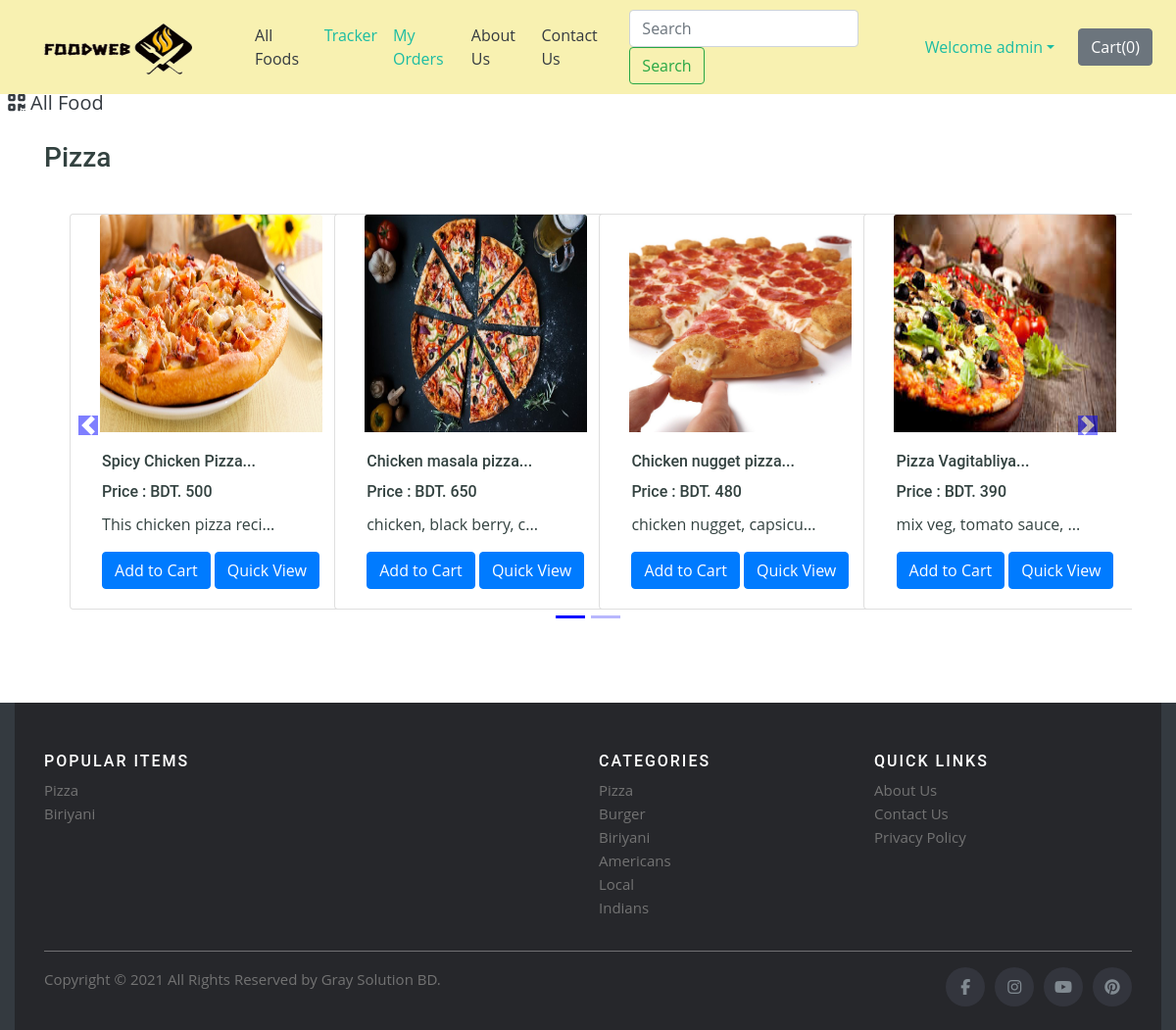
Page /shop/search/?search=Pizza (signed in) on the committed database.
### shop/models.py (models this page shows, shortened)
class Product(models.Model):
    product_id = models.AutoField
    product_name = models.CharField(max_length=50)
    category = models.CharField(max_length=50, default="")
    subcategory = models.CharField(max_length=50, default="")
    price = models.IntegerField(default=0)
    desc = models.CharField(max_length=200)
    pub_date = models.DateField()
    image = models.ImageField(upload_to="shop/images", default="")

### shop/views.py (the view)
# urls.py: path('search/', views.search, name="Search"),
def search(request):
    query = request.GET.get('search')
    allProds = []
    catprods = Product.objects.values('category', 'id')
    cats = {item['category'] for item in catprods}
    for cat in cats:
        prodtemp = Product.objects.filter(category=cat)
        prod = [item for item in prodtemp if searchMatch(query, item)]
        n = len(prod)
        nSlides = n // 4 + ceil((n / 4) - (n // 4))
        if len(prod) != 0:
            allProds.append([prod, range(1, nSlides), nSlides])
    foodweb = {'allProds': allProds, "msg": ""}
    if len(allProds) == 0 or len(query) < 3:
        foodweb = {'msg': "No item available. Please make sure to enter relevant search query"}
    return render(request, 'shop/search.html', foodweb)

### shop/views.py (called while the page is built)
def searchMatch(query, item):
    if query in item.desc.lower() or query in item.product_name.lower() or query in item.category.lower() or query in item.desc or query in item.product_name or query in item.category or query in item.desc.upper() or query in item.product_name.upper() or query in item.category.upper():
        return True
    else:
        return False

### shop/templates/shop/search.html (shortened to what this page needs)
{% extends 'shop/basic.html' %}
{% block body %}
    {% load static %}
    <div>&nbsp;
        <a href="/shop" class="active text-dark"  style="font-size:20px;">
          <i class="fas fa-qrcode"></i>
          <span>All Food</span>
        </a>
    </div>
    <div class="container" id="cont">
        {% for product, range, nSlides in allProds %}
        <h3 class="my-4">{{product.0.category}}</h3>
        <div class="row">
            <div id="demo{{forloop.counter}}" class="col carousel slide my-3" data-ride="carousel">
                <ul class="carousel-indicators">
                    <li data-target="#demo{{forloop.counter}}" data-slide-to="0" class="active"></li>
                    {% for i in range %}
                    <li data-target="#demo{{forloop.parentloop.counter}}" data-slide-to="{{i}}"></li>
                    {% endfor %}
                </ul>
                <div class="container carousel-inner no-padding">
                    <div class="carousel-item active">
                        {% for i in product %}
                        <div class="col-xs-3 col-sm-3 col-md-3">
                            <div class="card align-items-center" style="width: 18rem;">
                                <img src='/media/{{i.image}}' class="card-img-top" alt="...">
                                <div class="card-body">
                                    <h6 class="card-title" id="namepr{{i.id}}">{{i.product_name|slice:"0:20"}}...</h6>
                                     <h6 class="card-title" >Price : BDT. <span id="pricepr{{i.id}}">{{i.price}}</span></h6>
                                    <p class="card-text">{{i.desc|slice:"0:23"}}...</p>
                                    <span id="divpr{{i.id}}" class="divpr">
                                        <button id="pr{{i.id}}" class="btn btn-primary cart">Add to Cart</button>
                                    </span>
                                    <a href="/shop/productView/{{i.id}}"> <button id="qv{{i.id}}" class="btn btn-primary cart">Quick View</button> </a>
                                </div>
                            </div>
                        </div>
                        {% if forloop.counter|divisibleby:4 and forloop.counter > 0 and not forloop.last %}
                    </div>
                        {% endif %}
                        {% endfor %}
                </div>
            </div>
            <a class="carousel-control-prev" href="#demo{{forloop.counter}}" data-slide="prev">
                <span class="carousel-control-prev-icon"></span>
            </a>
            <a class="carousel-control-next" href="#demo{{forloop.counter}}" data-slide="next">
                <span class="carousel-control-next-icon"></span>
            </a>
        </div>
        {% endfor %}
    </div>
{% endblock %}

### shop/templates/shop/basic.html (shortened to what this page needs)
<!doctype html>
<html lang="en">
  <head>
     {% load static %}
    <link rel="stylesheet" href="https://stackpath.bootstrapcdn.com/bootstrap/4.2.1/css/bootstrap.min.css">
    <link rel="stylesheet" href="https://stackpath.bootstrapcdn.com/bootstrap/4.3.1/css/bootstrap.min.css">
    <link rel="stylesheet" href="https://use.fontawesome.com/releases/v5.8.2/css/all.css">
    <link href="{% static 'shop/assets/css/style.css' %}" rel="stylesheet">
  </head>
  <body>
    <nav class="navbar navbar-expand-lg nav-mod fixed-top">
      <div><a class="navbar-brand" href="/"><img src="http://127.0.0.1:8000/media/shop/images/foodwebLogo.png" alt="" style="width:220px; height: 70px;"></a></div>
      <div class="collapse navbar-collapse" id="navbarSupportedContent">
        <ul class="navbar-nav mr-auto">
          <li class="nav-item active">
            <a class="nav-link text-dark" href="/shop">All Foods<span class="sr-only">(current)</span></a>
          </li>
          {% if user.is_authenticated %}
          <li class="nav-item">
            <a class="nav-link" href="/shop/tracker/">Tracker</a>
          </li>
          <li class="nav-item">
            <a class="nav-link" href="/shop/orderView/">My Orders</a>
          </li>
          {% endif %}
          <li class="nav-item">
            <a class="nav-link text-dark" href="/shop/about">About Us</a>
          </li>
          <li class="nav-item">
            <a class="nav-link text-dark" href="/shop/contact">Contact Us</a>
          </li>
        </ul>
        <form method="get" action="/shop/search" class="form-inline my-2 my-lg-0 mx-3">
          <input class="form-control mr-sm-2" type="search" name="search" id="search" placeholder="Search" aria-label="Search" required>
          <button class="btn btn-outline-success my-2 my-sm-0" type="submit">Search</button>
        </form>
        {% if user.is_authenticated %}
        <ul class="navbar-nav mr-2">
          <li class="nav-item dropdown">
            <a class="nav-link dropdown-toggle" href='#' id="navbarDropdown" role="button" data-toggle="dropdown"> Welcome {{request.user}}</a>
          </li>
        </ul>
        {% else %}
        <button type="button" class="btn btn-primary mx-2" data-toggle="modal" data-target="#loginModal">Login</button>
        <button type="button" class="btn btn-success mx-2" data-toggle="modal" data-target="#signupModal">SignUp</button>
        {% endif %}
        <button type="button" class="btn btn-secondary mx-2" id="popcart" data-container="body" data-html="true" data-toggle="popover" title="MyCart" data-placement="bottom" data-content="Bottom popover">
          Cart(<span id="cart">0</span>)
        </button>
      </div>
    </nav>
    <div class="margin-msg">
    {% block body %} {% endblock %}
  </div>
  <div class="footer container-fluid bg-dark text-light">
    <footer class="site-footer">
      <div class="container">
        <div class="row">
          <div class="col-sm-12 col-md-6">
            <h6>Popular Items</h6>
            <ul class="footer-links">
              <li><a href="/shop">Pizza</a></li>
              <li><a href="/shop">Biriyani</a></li>
            </ul>
          </div>
          <div class="col-xs-6 col-md-3">
            <h6>Categories</h6>
            <ul class="footer-links">
              <li><a href="/shop">Pizza</a></li>
              <li><a href="/shop">Burger</a></li>
              <li><a href="/shop">Biriyani</a></li>
              <li><a href="/shop">Americans</a></li>
              <li><a href="/shop">Local</a></li>
              <li><a href="/shop">Indians</a></li>
            </ul>
          </div>
          <div class="col-xs-6 col-md-3">
            <h6>Quick Links</h6>
            <ul class="footer-links">
              <li><a href="/shop/about">About Us</a></li>
              <li><a href="/shop/contact">Contact Us</a></li>
              <li><a href="#">Privacy Policy</a></li>
            </ul>
          </div>
        </div>
        <hr>
      </div>
      <div class="container">
        <div class="row">
          <div class="col-md-8 col-sm-6 col-xs-12">
            <p class="copyright-text">Copyright &copy; 2021 All Rights Reserved by
         <a href="#">Gray Solution BD</a>.
            </p>
          </div>
          <div class="col-md-4 col-sm-6 col-xs-12">
            <ul class="social-icons">
              <li><a class="facebook" href="https://www.facebook.com/"><i class="fa fa-facebook"></i></a></li>
              <li><a class="instagram" href="https://www.instagram.com/"><i class="fa fa-instagram"></i></a></li>
              <li><a class="youtube" href="#"><i class="fa fa-youtube"></i></a></li>
              <li><a class="pinterest" href="#"><i class="fa fa-pinterest"></i></a></li>
            </ul>
          </div>
        </div>
      </div>
    </footer>
   </div>
  </body>
</html>

### shop/static/shop/assets/css/style.css (style rules this page uses)
body { font-family: "Open Sans", sans-serif; color: #334240; }
a { color: #1bbca3; }
h1, h2, h3, h4, h5, h6 { font-family: "Roboto", sans-serif; }
.site-footer { background-color:#26272b; padding:45px 0 20px; font-size:15px; line-height:24px; color:#737373; }
.site-footer hr { border-top-color:#bbb; opacity:0.5 }
.site-footer h6 { color:#fff; font-size:16px; text-transform:uppercase; margin-top:5px; letter-spacing:2px }
.site-footer a { color:#737373; }
.footer-links { padding-left:0; list-style:none }
.footer-links li { display:block }
.footer-links a { color:#737373 }
.site-footer .social-icons { text-align:right }
.site-footer .social-icons a { width:40px; height:40px; line-height:40px; margin-left:6px; margin-right:0; border-radius:100%; background-color:#33353d }
.copyright-text { margin:0 }
.social-icons { padding-left:0; margin-bottom:0; list-style:none }
.social-icons li { display:inline-block; margin-bottom:4px }
.social-icons a { background-color:#eceeef; color:#818a91; font-size:16px; display:inline-block; line-height:44px; width:44px; height:44px; text-align:center; margin-right:8px; border-radius:100%; -webkit-transition:all .2s linear; -o-transition:all .2s linear; transition:all .2s linear }

### rows in the picture
Product: category "Pizza", image (picture), product_name "Spicy Chicken Pizza", price "500", desc "This chicken pizza reci"
Product: image (picture), product_name "Chicken masala pizza", price "650", desc "chicken, black berry, c"
Product: image (picture), product_name "Chicken nugget pizza", price "480", desc "chicken nugget, capsicu"
Product: image (picture), product_name "Pizza Vagitabliya", price "390", desc "mix veg, tomato sauce,"

### other values in the picture
{{ request.user }} "admin"
